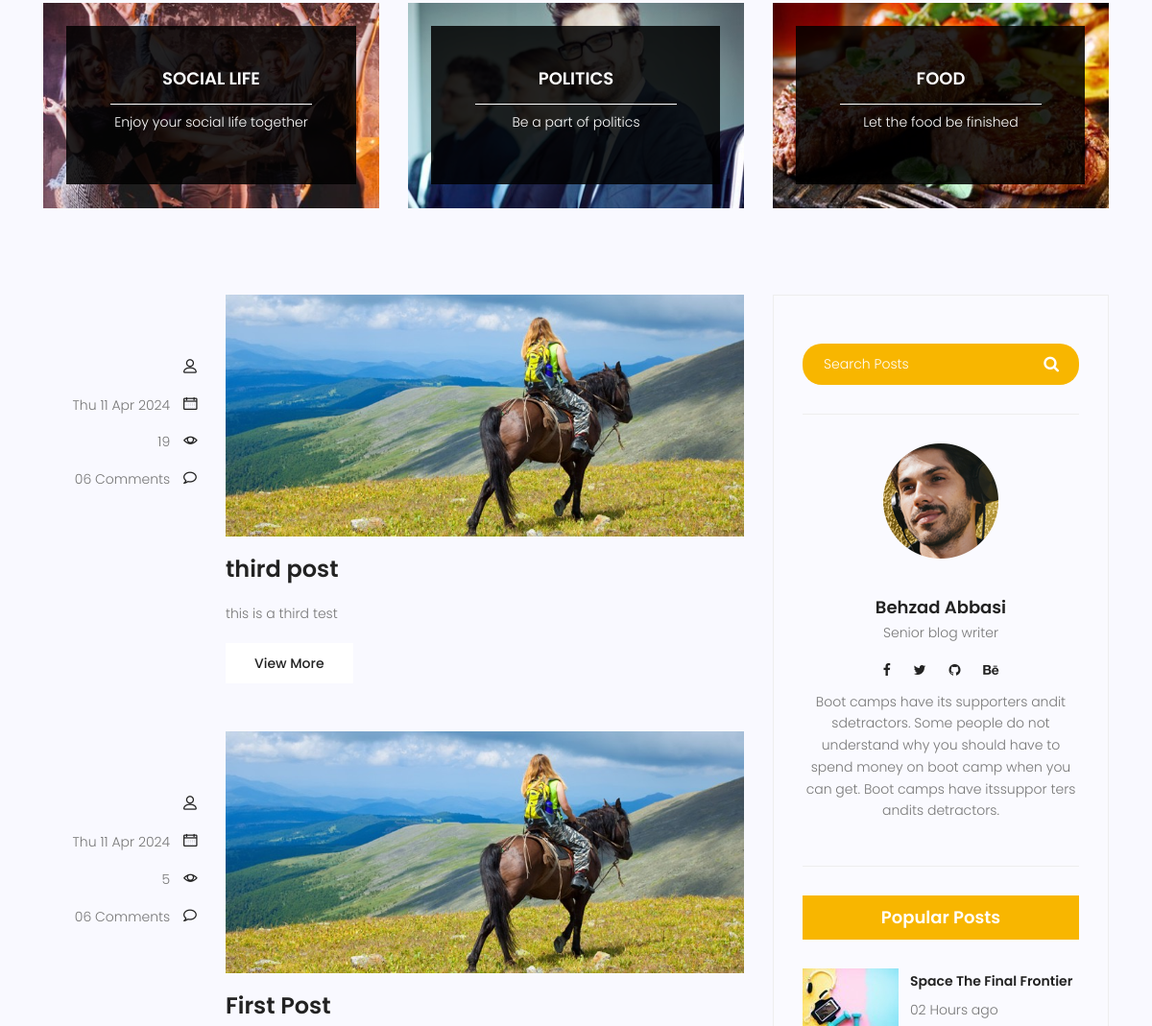
Page /blog/ (middle part) on the earlier database version.
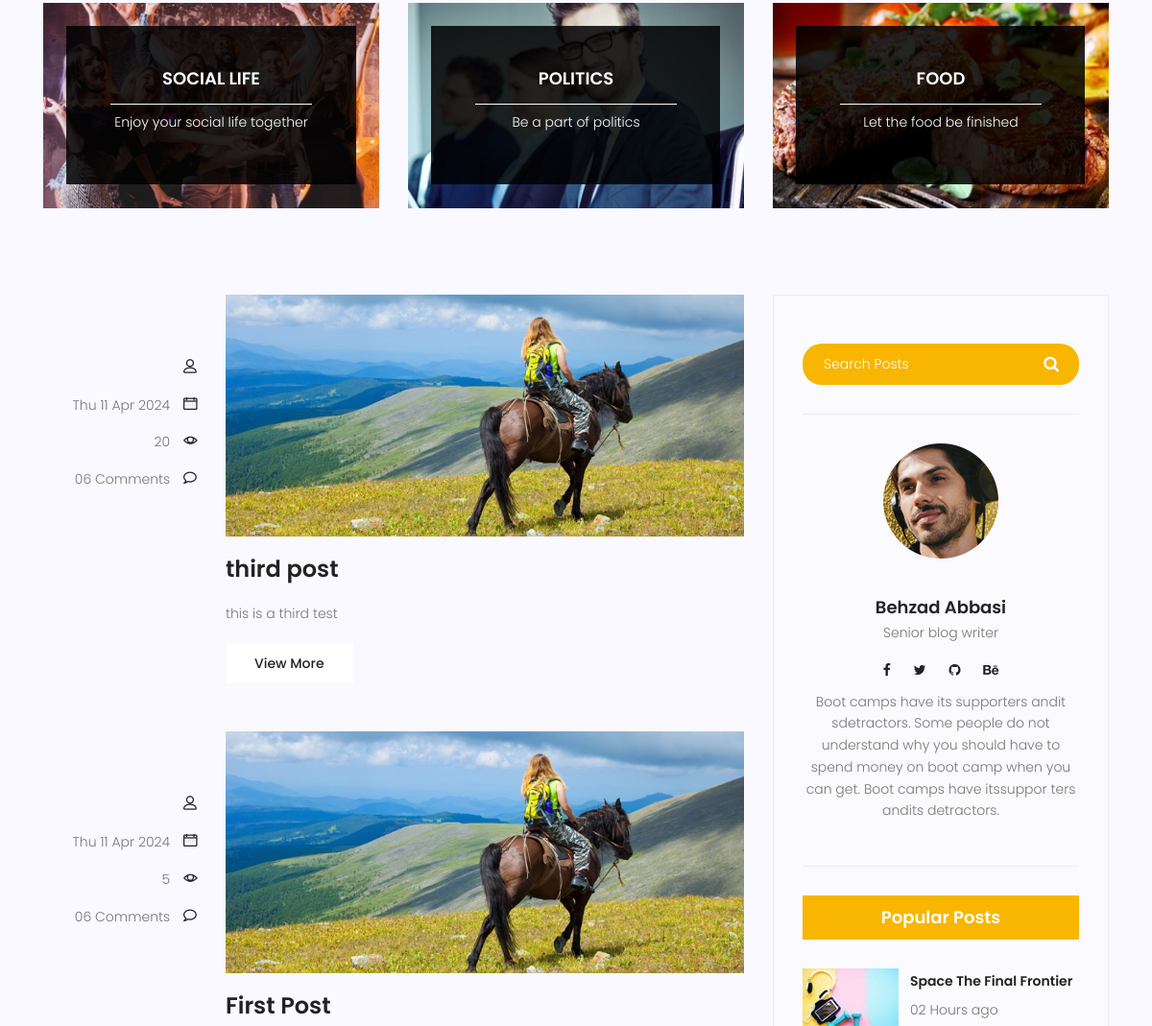
Same page on the later database version.
### blog/models.py (models this page shows, shortened)
class Post(models.Model):
    image = models.ImageField(upload_to='blog/', default='blog/default.jpg')
    author = models.ForeignKey(User, on_delete=models.SET_NULL, null=True)
    title = models.CharField(max_length=255)
    content = models.TextField()
    category= models.ManyToManyField(Category)
    counted_view=models.IntegerField(default=0) #(default = 0)
    status=models.BooleanField(default=False)
    published_date = models.DateTimeField(null=True)
    created_date = models.DateTimeField(auto_now_add=True)
    updated_date = models.DateTimeField(auto_now=True)
    class Meta:
        ordering=['-created_date']
        verbose_name='پست'
        verbose_name_plural='پست ها'

### blog/views.py (the view)
# urls.py: path('',blog_view, name='index'),
def blog_view(request):
    current_time = timezone.now()
    posts = Post.objects.filter(status =1 ,published_date__lte=current_time)
    context = {'posts': posts}
    return render (request, 'blog/blog-home.html',context)

### templates/blog/blog-home.html (shortened to what the changed rows need)
{% extends 'base.html' %}
{% load static %}
{% block content %}
<section class="post-content-area">
	<div class="container">
		<div class="row">
			<div class="col-lg-8 posts-list">
				{% for post in posts %}
				<div class="single-post row">
					<div class="col-lg-3  col-md-3 meta-details">
						<div class="user-details row">
							<p class="user-name col-lg-12 col-md-12 col-6"><a href="#">{{post.author.get_full_name}}</a> <span
									class="lnr lnr-user"></span></p>
							<p class="date col-lg-12 col-md-12 col-6"><a href="#">{{post.published_date | date:"D d M Y"}}</a> <span
									class="lnr lnr-calendar-full"></span></p>
							<p class="view col-lg-12 col-md-12 col-6"><a href="#">{{post.counted_view}}</a> <span
									class="lnr lnr-eye"></span></p>
							<p class="comments col-lg-12 col-md-12 col-6"><a href="#">06 Comments</a> <span
									class="lnr lnr-bubble"></span></p>
						</div>
					</div>
					<div class="col-lg-9 col-md-9 ">
						<div class="feature-img">
							<img class="img-fluid" src="{{post.image.url}}" alt="">
						</div>
						<a class="posts-title" href="{% url 'blog:single' pid=post.id %}">
							<h3>{{post.title}}</h3>
						</a>
						<p class="excert">
							{{post.content|truncatewords:30}}
						</p>
						<a href="/blog/{{post.id}}" class="primary-btn">View More</a>
					</div>
				</div>
				{% endfor %}
			</div>
		</div>
	</div>
</section>
{% endblock %}

Differences in the rows shown:
changed Post "third post": counted_view "19" → "20"
